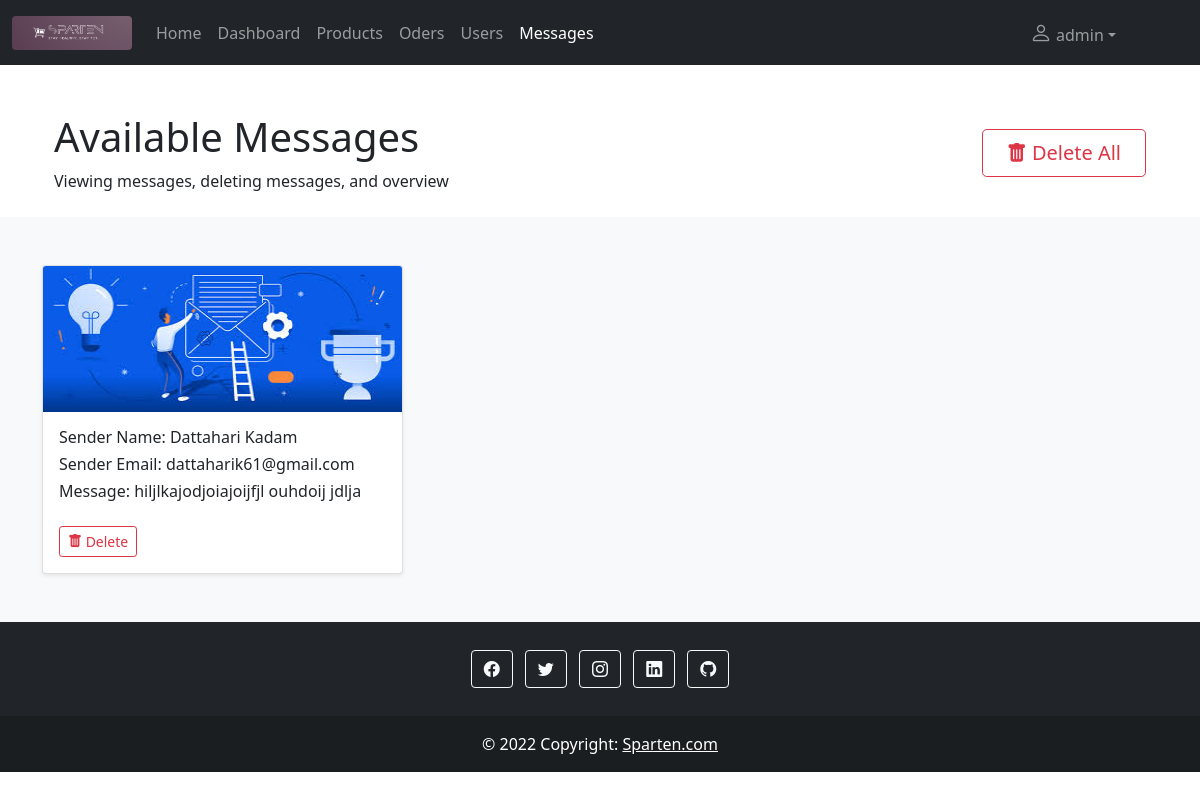
The app's page /SpartenAdmin/messages.php (signed in) with its own data.
### tables this page shows
CREATE TABLE `messages` (
  `messageId` int(11) NOT NULL,
  `senderName` varchar(255) NOT NULL,
  `senderEmail` varchar(255) NOT NULL,
  `senderMessage` varchar(255) NOT NULL
);

### SpartenAdmin/messages.php (the view, shortened to what this page needs)
<!doctype html>
<html lang="en">
<head>
  <link href="https://cdn.jsdelivr.net/npm/bootstrap@5.1.3/dist/css/bootstrap.min.css" rel="stylesheet">
  <link rel="stylesheet" href="https://cdn.jsdelivr.net/npm/bootstrap-icons@1.8.1/font/bootstrap-icons.css">
  <link rel="stylesheet" href="CSS/style.css">
</head>
<body>
  <?php
  require 'navbar.php';
  ?>
  <header class="page-header page-header-dark bg-gradient-primary-to-secondary pb-10 mb-4">
    <div class="container-xl px-4">
      <div class="page-header-content pt-4">
        <div class="row align-items-center justify-content-between">
          <div class="col-auto mt-4">
            <h1 class="page-header-title">
              Available Messages
            </h1>
            <div class="page-header-subtitle">Viewing messages, deleting messages, and overview</div>
          </div>
          <div class="col-12 col-xl-auto mt-4">
            <div class="text-center mt-2">
              <p>
              <form action="deleteMessage.php" method="post">
                <button type="submit" class="btn btn-outline-danger btn-lg px-4" name="btn_deleteAll"><i class="bi bi-trash-fill"></i> Delete All</button>
              </form>
              </p>
            </div>
          </div>
        </div>
      </div>
    </div>
  </header>
  <main>
    <div class="album py-5 bg-light">
      <div class="container">
        <?php
        require 'dbConnection.php';
        $sql_select = mysqli_query($connection, "SELECT * FROM messages");
        if ($numberOfMessages = mysqli_num_rows($sql_select) > 0) {
          echo '<div class="row row-cols-1 row-cols-sm-2 row-cols-md-3 g-3">';
          while ($messages = mysqli_fetch_assoc($sql_select)) {
            $messageId = $messages['messageId'];
            echo "<div class='col'>
            <div class='card shadow-sm'>
            <img class='card-img-top' alt='...' width='100%' height='146' src='images/messageheader.jpg'/>";
            echo "<div class='card-body'>
            <h6 class='card-title'>Sender Name: " . $messages['senderName'];
            echo "</h6><h6 class='card-text'>Sender Email: " . $messages['senderEmail'];
            echo "</h6><h6 class='card-text'>Message: " . $messages['senderMessage'];
            echo "<div class='d-flex justify-content-between align-items-center'><div>
            <form action='deleteMessage.php' method='post'>
            <input type='hidden' name='delete_messageId' value='" . $messageId . "'>
            <button type='submit' class='btn btn-outline-danger btn-sm mt-4' name='btn_delete'><i class='bi bi-trash-fill'></i> Delete</button>
            </form></div></div></div></div></div>";
          }
        } else {
          $_SESSION['numberOfMessages'] = 0;
          echo '<div class="row row-cols-1 alert alert-warning alert-dismissible fade show text-center" role="alert">
          <h4>Messages Not Available</h4><p class="text-center">You should check later.</p></div>';
        }
        ?>
      </div>
    </div>
    </div>
  </main>
  <?php require 'footer.php' ?>
</body>
</html>

### records on screen
messages: senderName "Dattahari Kadam", senderEmail "dattaharik61@gmail.com", senderMessage "hiljlkajodjoiajoijfjl ouhdoij jdlja"

### other values on screen
$_SESSION["adminName"] "admin"
